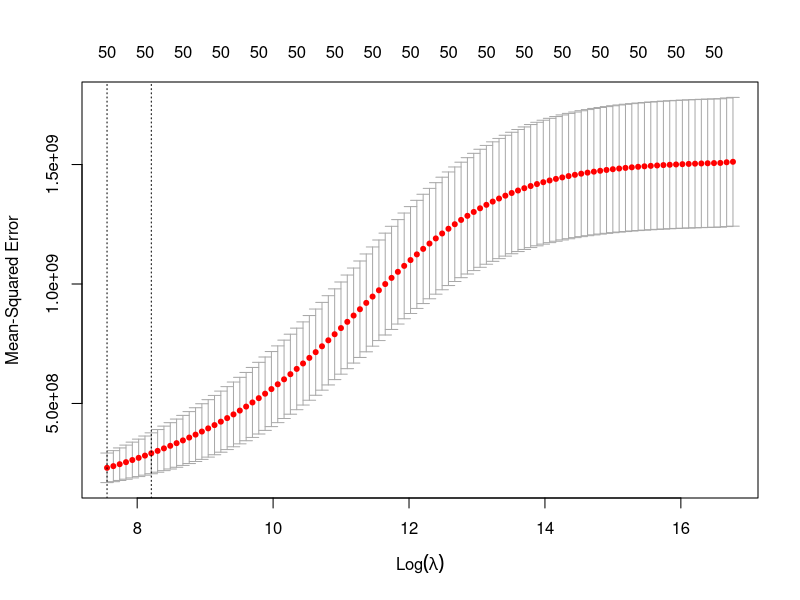

R code for this plot: (Note: this script raises an error after producing the figure.)
### Ragionando su quali regressori utilizzare ###
# dato che l'ordine di grandezza di p è circa uguale a quella di n applicare OLS non è 
# l'ideale perché la varianza diventa più grande e possiamo avere overfitting oltre a 
# produrre stime completamente sballata

# Quando abbiamo un gran numero di predittori X nel modello, generalmente ce ne saranno molti 
# che hanno scarso effetto o addirittura nessun effetto su Y. Lasciare queste variabili nel 
# modello rende più difficile vedere le relazioni reali tra i predittori e la variabile dipendente 
# (non vediamo bene il "quadro generale"), ed è difficile apprezzare l'effetto delle 
# "variabili rilevanti" che descrivono Y. Il modello sarebbe più facile da interpretare rimuovendo 
# le variabili non importanti, ovvero impostando i loro coefficienti a zero

library(glmnet)

# Carichiamo il dataset
data = read.csv("RegressionDataset_DA_group1.csv", header=T, na.strings ="?")

# Creo i due set
set.seed(1985) # Utilizziamo un seed fissato per la riprodurre l'esperimento
sample <- sample.int(n = nrow(data), size = floor(.8*nrow(data)), replace = F) # Settiamo una percentuale dell'80%
training_set <- data[sample,] # Nel training set mettiamo il primo 80% dei valori
test_set <- data[-sample,] # Nel test set mettiamo l'ultimo 20% dei valori

# Salvo in x e y i valori dell'intero dataset
x = model.matrix(Y~., data)[,-1] # Salvo in x tutti i valori tranne quelli di Y
y = data$Y # Salvo in y i valori della colonna Y

# salvo in x_train e y_train i valori del training set
x_train = model.matrix(Y~., training_set)[,-1]
y_train = training_set$Y

# salvo in x_test e y_test i valori del test set
x_test = model.matrix(Y~., test_set)[,-1]
y_test = test_set$Y


# a. confrontare tra loro le tecniche per la costruzione di modelli empirici lineari presentate al corso,
# scartando quelle che non `e opportuno utilizzare per questo tipo di data set;

######### Ridge ########
# By default the glmnet() function automatically selects range of lambda values. A lambda set overrides default, a decreasing sequence of lambda values is provided from (10^10 to 10^-2 <- close to 0)
grid=10^seq(10,-2,length=100)
ridge.mod=glmnet(x,y,alpha=0,lambda=grid)
# By default glmnet() standardizes the variables so that they are on the same scale. To turn off this default setting, use the argument standardize=FALSE.
# Associated with each value of lambda is a vector of ridge regression coefficients, stored in a matrix that can be accessed by coef(), in this case 20x100, 19+intercept for each lambda value:
dim(coef(ridge.mod))
# We expect the coefficient estimates to be much smaller, in terms of l2 norm, when a large value of lambda is used, as compared to when a small value is used.
ridge.mod$lambda[50] # grid[50] = 11497.57
coef(ridge.mod)[,50] # corresponding coefficients
sqrt(sum(coef(ridge.mod)[-1,50]^2)) # l2 norm
ridge.mod$lambda[60] # lambda = 705.48
coef(ridge.mod)[,60] # corresponding coefficients
sqrt(sum(coef(ridge.mod)[-1,60]^2)) # l2 norm > l2 for lambda[50]
# obtain the ridge regression coefficients for a new lambda, say 50:
# ?predict.glmnet #for help
predict(ridge.mod,s=50,type="coefficients")[1:51,]

#### Validation approach to estimate test error ####
# fit a ridge regression model on the training set, and evaluate its MSE on the test set, using lambda = 4.
ridge.mod=glmnet(x_train,y_train,alpha=0,lambda=grid,thresh=1e-12)
ridge.pred=predict(ridge.mod,s=4,newx=x_test) # Note the use of the predict() function again. This time we get predictions for a test set, by replacing type="coefficients" with the newx argument.
mean((ridge.pred-y_test)^2) # test MSE
mean((mean(y_train)-y_test)^2) # test MSE, if we had instead simply fit a model with just an intercept, we would have predicted each test observation using the mean of the training observations.
# We could also get the same result by fitting a ridge regression model
# with a very large value of lambda, i.e. 10^10:
ridge.pred=predict(ridge.mod,s=1e10,newx=x_test)
mean((ridge.pred-y_test)^2) # like intercept only
# Least squares is simply ridge regression with lambda=0;
ridge.pred=predict(ridge.mod,s=0,newx=x_test,exact=T,x=x_train,y=y_train) # corrected according to errata (glmnet pack updated)
# In order for glmnet() to yield the exact least squares coefficients when lambda = 0, we use the argument exact=T when calling the predict() function. Otherwise, the predict() function will interpolate over the grid of lambda values used in fitting the glmnet() model, yielding approximate results. When we use exact=T, there remains a slight discrepancy in the third decimal place between the output of glmnet() when lambda = 0 and the output of lm(); this is due to numerical approximation on the part of glmnet().
mean((ridge.pred-y_test)^2)
# Compare the results from glmnet when lambda=0 with lm()
lm(y_train~x_train)
predict(ridge.mod,s=0,exact=T,type="coefficients",x=x_train,y=y_train)[1:51,] # corrected according to errata
# In general, if we want to fit a (unpenalized) least squares model, then we should use the lm() function, since that function provides more useful outputs,such as standard errors and p-values.
model <- lm(y_train~x_train)
model_summary <- summary(model)
x<-coef(model)

## CROSS-VALIDATION
###################
# Instead of using the arbitrary value lambda=4, cv.glmnet() uses cross-validation to choose the tuning parameter
# By default, the function performs ten-fold cross-validation,
# though this can be changed using the argument nfolds.
set.seed (2022)
cv.out=cv.glmnet(x_train,y_train,alpha=0)
dev.new()
plot(cv.out)
bestlam=cv.out$lambda.min; bestlam; log(bestlam) # the best lambda (212 on the text)
cv.out$lambda.1se # one standard error rule
log(cv.out$lambda.1se)
ridge.pred=predict(ridge.mod,s=bestlam ,newx=x_test)
mse_ridge <- mean((ridge.pred-y_test)^2); mse_ridge
# This represents a further improvement over the test MSE when lambda=4.
# Finally refit our ridge regression model on the full data set with the best lambda
out=glmnet(x,y,alpha=0)
predict(out,type="coefficients",s=bestlam)[1:51,]
# As expected, none of the coefficients are zero
# ridge regression does not perform variable selection!
dev.new()
plot(out,label = T, xvar = "lambda",ylim=c(7500,12000))
dev.new()
plot(out,label = T, xvar = "lambda")
#install.packages("plotmo")
library(plotmo)
dev.new()
plot_glmnet(out)

# Scartiamo a priori la tecnica di OLS poichè l'ordine di grandezza di p è circa pari a quello di n,
# quindi la varianza potrebbe aumentare e raggiungere l'overfitting.
# In questi casi, può essere più opportuno utilizzare metodi di regressione più robusti o regolarizzati,
# come la regressione ridge o la regressione lasso, che possono aiutare a gestire il problema di overfitting
# e migliorare la robustezza del modello.
# Prendiamo i valori dei coefficienti dei predictors che hanno un t-value maggiore e un Pr[|t|] minore;
# 
#  8203.4661 R
# 10495.0985 i
# 11601.4224 t
# 11099.3181 o
# 11397.8622 r
# 10998.3680 n
# 11106.0745 o
# 3203.2482
#  9697.2390 a
# 10783.3760 l
#  3194.5090
# 10193.4146 f
# 11706.9527 u
# 11604.5252 t
# 11705.0907 u
# 11415.2485 r
# 11086.9625 o
